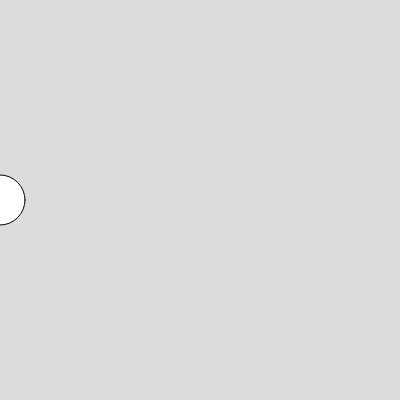
Frame 1 (no input)
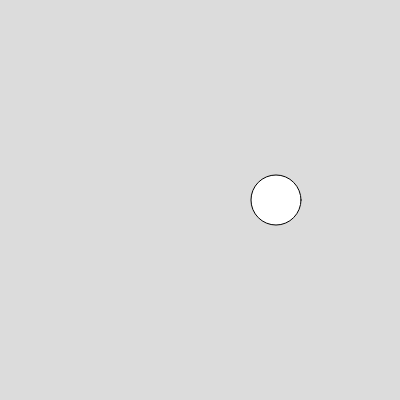
Frame 60 (no input)
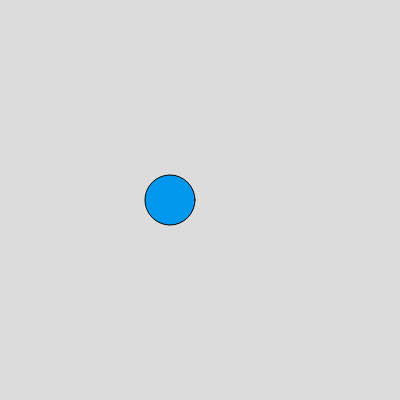
Frame 120 (the mouse pressed at the canvas centre since frame 60)

The p5.js sketch that drew these frames (run headless with seeded random() and noise() and a simulated clock; from frame 60 on, the mouse is pressed at the canvas centre):

// p5.js sketch
// ── sketch.js
// DDM2008 — Activity 2a
// (Mode Switch, 20 min)

let x = 0; // ellipse x-position
let size = 50; // ellipse size (you can change this in your if/else)
let bgColor; // background color set by switch(key)
let mouseX;

function setup() {
  createCanvas(400, 400);
  bgColor = color(220);

}

function draw() {
  background(bgColor);
  ellipse(x, height / 2, size);

   if (x > width + size / 2) {
    x = 0;
  }
  
  // Wrap around when it exits the right edge
  if (mouseX > width / 2) {
    x += 10; // faster on right
     } if (mouseY > height/4) {
    x -=2;
  } else {
    x += 12; 
  }
  
if (mouseIsPressed == true) {
  fill (random (255), random (255), random (255));
}
  
}

// --- Mode switching with number keys: 1, 2, 3 ---
function keyPressed() {
  switch (key) {
    case "1":
      bgColor = color(200, 100, 100); // red
      break;
    case "2":
      bgColor = color(100, 200, 150); // green
      break;
    case "3":
      bgColor = color(100, 100, 190); // blue
      break;
    default:
      bgColor = color( random(255), random(255), random(255)); // grey
  }
}
